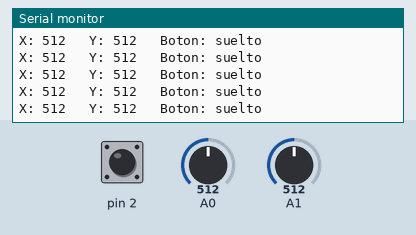
Recording of a sketch running on a simulated Arduino Uno, built with avr-gcc and run on an emulated ATmega328P. Shown: the last lines printed to the serial monitor. The test bench sets the inputs (shaded band); at power-on: pin 2 HIGH, A0 = 512, A1 = 512.

Above: at 1.2 s.
1.3 s: pin 2 pulled LOW for 0.25 s
At 1.56 s:
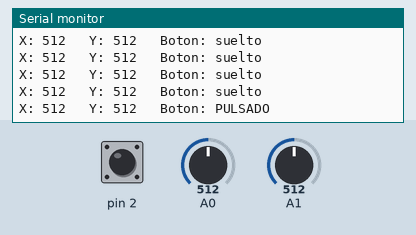
3.0 s: A0 set to 716
At 3.17 s:
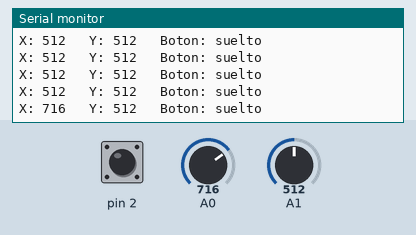
4.5 s: A1 set to 716
At 4.57 s:
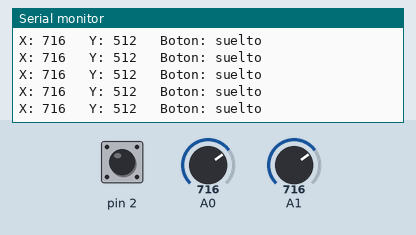
6.0 s: pin 2 pulled LOW for 1 s
At 6.18 s:
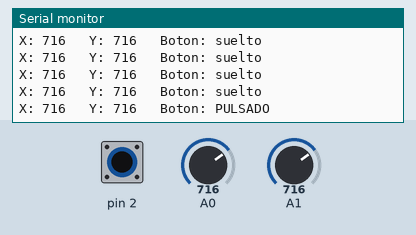
8.5 s: A0 set to 900
At 8.59 s:
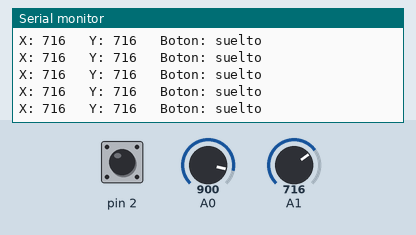
10.0 s: A1 set to 900
At 10.19 s:
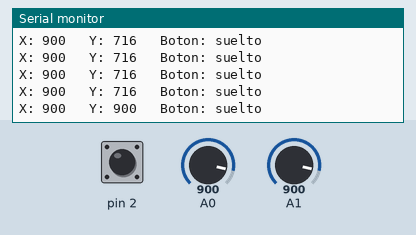
Timing chart, 0 to 12.5 s (numbered marks = the images above; inputs shaded):
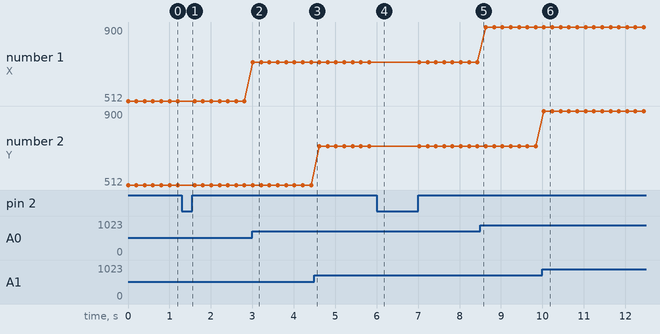

Measured:
- after the input at 1.3 s, the serial monitor: prints a new line after 0.11 s (image 1)
- after the input at 3.0 s, the serial monitor: prints a new line at once (image 2)
- after the input at 6.0 s, the serial monitor: prints a new line at once (image 4)
- after the input at 10.0 s, the serial monitor: prints a new line at once (image 6)
- plotted number 1: 512 → 716 after the input at 3.0 s, 716 → 900 after the input at 8.5 s

The sketch:

prueba_joystick.ino
```cpp
#include <Arduino.h>
void setup() {
  Serial.begin(9600);
  pinMode(2, INPUT_PULLUP);
}

void loop() {
  Serial.print("X: ");
  Serial.print(analogRead(A0));
  Serial.print("   Y: ");
  Serial.print(analogRead(A1));
  Serial.print("   Boton: ");
  Serial.println(digitalRead(2) == LOW ? "PULSADO" : "suelto");
  delay(200);
}
```
